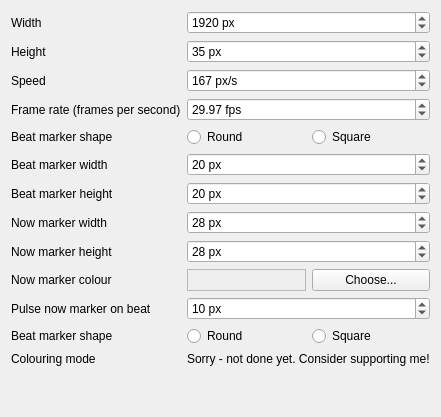
     <widget class="QWidget" name="beatMeterTab">
      <attribute name="title">
       <string>Beat Meter</string>
      </attribute>
      <layout class="QGridLayout" name="gridLayout_5">
       <item row="10" column="0">
        <widget class="QLabel" name="meterPulseNowMarkerLabel">
         <property name="text">
          <string>Pulse now marker on beat</string>
         </property>
        </widget>
       </item>
       <item row="2" column="0">
        <widget class="QLabel" name="meterPixelsPerSecondLabel">
         <property name="text">
          <string>Speed</string>
         </property>
        </widget>
       </item>
       <item row="1" column="0">
        <widget class="QLabel" name="meterHeightLabel">
         <property name="text">
          <string>Height</string>
         </property>
        </widget>
       </item>
       <item row="11" column="1">
        <widget class="QRadioButton" name="meterNowMarkerRoundRadioButton">
         <property name="text">
          <string>Round</string>
         </property>
        </widget>
       </item>
       <item row="4" column="1">
        <widget class="QRadioButton" name="meterMarkerRoundRadioButton">
         <property name="text">
          <string>Round</string>
         </property>
        </widget>
       </item>
       <item row="12" column="1" colspan="2">
        <widget class="QLabel" name="meterColouringModeTbdLabel">
         <property name="text">
          <string>Sorry - not done yet. Consider supporting me!</string>
         </property>
        </widget>
       </item>
       <item row="10" column="1" colspan="2">
        <widget class="QSpinBox" name="meterPulseNowMarkerSpinBox">
         <property name="suffix">
          <string> px</string>
         </property>
         <property name="minimum">
          <number>1</number>
         </property>
         <property name="maximum">
          <number>5000</number>
         </property>
         <property name="value">
          <number>10</number>
         </property>
        </widget>
       </item>
       <item row="11" column="0">
        <widget class="QLabel" name="meterNowMarkerShapeLabel">
         <property name="text">
          <string>Beat marker shape</string>
         </property>
        </widget>
       </item>
       <item row="2" column="1" colspan="2">
        <widget class="QSpinBox" name="meterSpeedSpinBox">
         <property name="suffix">
          <string> px/s</string>
         </property>
         <property name="minimum">
          <number>20</number>
         </property>
         <property name="maximum">
          <number>5000</number>
         </property>
         <property name="value">
          <number>167</number>
         </property>
        </widget>
       </item>
       <item row="7" column="1" colspan="2">
        <widget class="QSpinBox" name="meterNowMarkerWidthSpinBox">
         <property name="suffix">
          <string> px</string>
         </property>
         <property name="minimum">
          <number>1</number>
         </property>
         <property name="maximum">
          <number>5000</number>
         </property>
         <property name="value">
          <number>28</number>
         </property>
        </widget>
       </item>
       <item row="3" column="1" colspan="2">
        <widget class="QDoubleSpinBox" name="meterFrameRateSpinBox">
         <property name="prefix">
          <string/>
         </property>
         <property name="suffix">
          <string> fps</string>
         </property>
         <property name="minimum">
          <double>10.000000000000000</double>
         </property>
         <property name="maximum">
          <double>240.000000000000000</double>
         </property>
         <property name="singleStep">
          <double>0.030000000000000</double>
         </property>
         <property name="value">
          <double>29.969999999999999</double>
         </property>
        </widget>
       </item>
       <item row="4" column="2">
        <widget class="QRadioButton" name="meterMarkerSquareRadioButton">
         <property name="text">
          <string>Square</string>
         </property>
        </widget>
       </item>
       <item row="6" column="1" colspan="2">
        <widget class="QSpinBox" name="meterMarkerHeightSpinBox">
         <property name="suffix">
          <string> px</string>
         </property>
         <property name="minimum">
          <number>1</number>
         </property>
         <property name="maximum">
          <number>5000</number>
         </property>
         <property name="value">
          <number>20</number>
         </property>
        </widget>
       </item>
       <item row="11" column="2">
        <widget class="QRadioButton" name="meterNowMarkerSquareRadioButton">
         <property name="text">
          <string>Square</string>
         </property>
        </widget>
       </item>
       <item row="6" column="0">
        <widget class="QLabel" name="meterMarkerHeightLabel">
         <property name="text">
          <string>Beat marker height</string>
         </property>
        </widget>
       </item>
       <item row="8" column="1" colspan="2">
        <widget class="QSpinBox" name="meterNowMarkerHeightSpinBox">
         <property name="suffix">
          <string> px</string>
         </property>
         <property name="minimum">
          <number>1</number>
         </property>
         <property name="maximum">
          <number>5000</number>
         </property>
         <property name="value">
          <number>28</number>
         </property>
        </widget>
       </item>
       <item row="5" column="0">
        <widget class="QLabel" name="meterMarkerWidthLabel">
         <property name="text">
          <string>Beat marker width</string>
         </property>
        </widget>
       </item>
       <item row="5" column="1" colspan="2">
        <widget class="QSpinBox" name="meterMarkerWidthSpinBox">
         <property name="suffix">
          <string> px</string>
         </property>
         <property name="minimum">
          <number>1</number>
         </property>
         <property name="maximum">
          <number>5000</number>
         </property>
         <property name="value">
          <number>20</number>
         </property>
        </widget>
       </item>
       <item row="1" column="1" colspan="2">
        <widget class="QSpinBox" name="meterHeightSpinBox">
         <property name="suffix">
          <string> px</string>
         </property>
         <property name="minimum">
          <number>10</number>
         </property>
         <property name="maximum">
          <number>50000</number>
         </property>
         <property name="singleStep">
          <number>5</number>
         </property>
         <property name="value">
          <number>35</number>
         </property>
        </widget>
       </item>
       <item row="7" column="0">
        <widget class="QLabel" name="meterNowMarkerWidthLabel">
         <property name="text">
          <string>Now marker width</string>
         </property>
        </widget>
       </item>
       <item row="4" column="0">
        <widget class="QLabel" name="meterMarkerShapeLabel">
         <property name="text">
          <string>Beat marker shape</string>
         </property>
        </widget>
       </item>
       <item row="0" column="0">
        <widget class="QLabel" name="meterWidthLabel">
         <property name="text">
          <string>Width</string>
         </property>
        </widget>
       </item>
       <item row="12" column="0">
        <widget class="QLabel" name="meterColouringModeLabel">
         <property name="text">
          <string>Colouring mode</string>
         </property>
        </widget>
       </item>
       <item row="0" column="1" colspan="2">
        <widget class="QSpinBox" name="meterWidthSpinBox">
         <property name="suffix">
          <string> px</string>
         </property>
         <property name="minimum">
          <number>50</number>
         </property>
         <property name="maximum">
          <number>100000</number>
         </property>
         <property name="singleStep">
          <number>10</number>
         </property>
         <property name="value">
          <number>1920</number>
         </property>
        </widget>
       </item>
       <item row="13" column="0">
        <spacer name="verticalSpacer_2">
         <property name="orientation">
          <enum>Qt::Vertical</enum>
         </property>
         <property name="sizeHint" stdset="0">
          <size>
           <width>20</width>
           <height>40</height>
          </size>
         </property>
        </spacer>
       </item>
       <item row="3" column="0">
        <widget class="QLabel" name="meterFrameRateLabel">
         <property name="text">
          <string>Frame rate (frames per second)</string>
         </property>
        </widget>
       </item>
       <item row="8" column="0">
        <widget class="QLabel" name="meterNowMarkerHeightLabel">
         <property name="text">
          <string>Now marker height</string>
         </property>
        </widget>
       </item>
       <item row="9" column="0">
        <widget class="QLabel" name="meterNowMarkerColourLabel">
         <property name="text">
          <string>Now marker colour</string>
         </property>
        </widget>
       </item>
       <item row="9" column="1">
        <widget class="QFrame" name="nowMarkerColourFrame">
         <property name="frameShape">
          <enum>QFrame::StyledPanel</enum>
         </property>
         <property name="frameShadow">
          <enum>QFrame::Raised</enum>
         </property>
        </widget>
       </item>
       <item row="9" column="2">
        <widget class="QPushButton" name="meterChooseNowMarkerColourButton">
         <property name="text">
          <string>Choose...</string>
         </property>
        </widget>
       </item>
      </layout>
     </widget>
